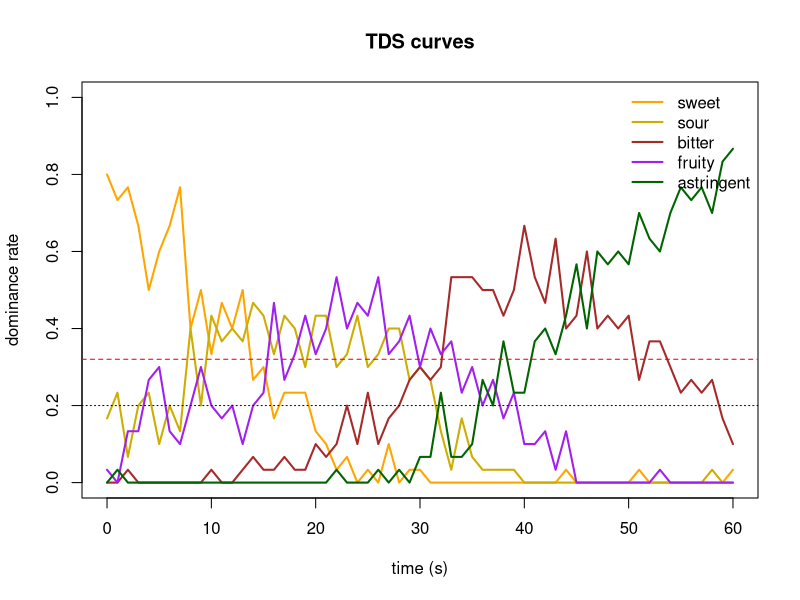
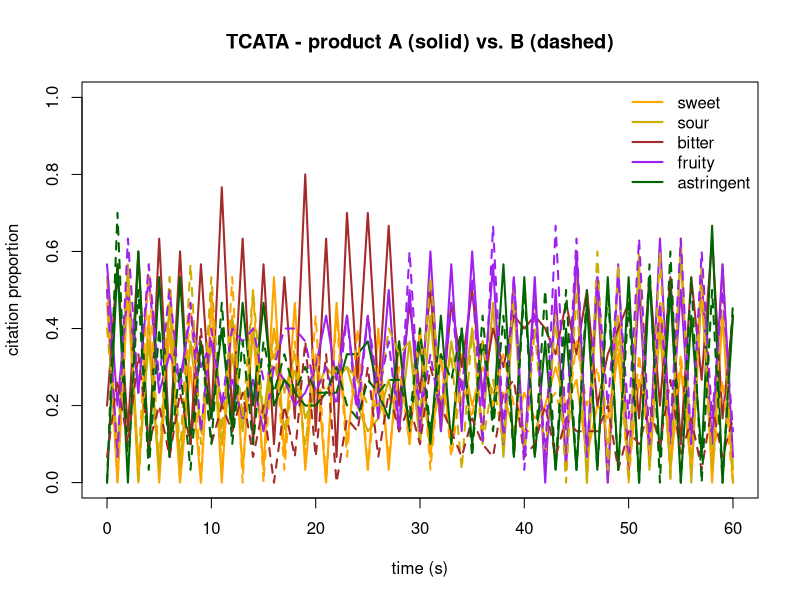

These charts were generated, in order, by the following R code:
# ============================================================
# Exercise 18: Temporal methods – TDS and TCATA
# Theory: https://senzorika.github.io/SaIT/theory_EN/exercise18.html
# ============================================================
# Data collection: apps Senzometricke_appky/TDS_app.R and TCATA_app.R

#---------------------------------------------------------------------------------------
# 1. TDS (Temporal Dominance of Sensations) - simulation of 30 assessors, 60 s, 5 attributes
#---------------------------------------------------------------------------------------
set.seed(18)
attributes <- c("sweet", "sour", "bitter", "fruity", "astringent")
time <- 0:60
n <- 30
# weight of each attribute over time (sweetness at the start, bitterness and astringency at the end)
weight <- cbind(
  sweet = dnorm(time, 8, 8), sour = dnorm(time, 18, 8), bitter = dnorm(time, 40, 12),
  fruity = dnorm(time, 22, 10), astringent = dnorm(time, 52, 10)
)
colnames(weight) <- attributes
tds <- t(sapply(1:n, function(h) apply(weight, 1, function(w) sample(attributes, 1, prob = w + 1e-4))))
dim(tds) # assessors x time points, each cell holds the dominant attribute

# dominance rate: share of assessors who marked the attribute as dominant
dominance <- sapply(attributes, function(a) colMeans(tds == a))

# chance level P0 = 1/k and significance limit (Pineau et al., 2009)
P0 <- 1 / length(attributes)
limit <- P0 + 1.645 * sqrt(P0 * (1 - P0) / n)

colours <- c("orange", "gold3", "brown", "purple", "darkgreen")
matplot(time, dominance,
  type = "l", lty = 1, lwd = 2, col = colours, ylim = c(0, 1),
  xlab = "time (s)", ylab = "dominance rate", main = "TDS curves"
)
abline(h = P0, lty = 3)
abline(h = limit, lty = 2, col = "red")
legend("topright", legend = attributes, col = colours, lwd = 2, bty = "n")

#---------------------------------------------------------------------------------------
# 2. TCATA (Temporal Check-All-That-Apply) - two products
#---------------------------------------------------------------------------------------
# every assessor may have several attributes ticked at the same time
sim_tcata <- function(shift) {
  sapply(attributes, function(a) {
    w <- weight[, a] / max(weight[, a])
    if (a == "bitter") w <- pmin(1, w * shift)
    colMeans(matrix(rbinom(n * length(time), 1, 0.8 * w), nrow = n))
  })
}
tcata_A <- sim_tcata(1)
tcata_B <- sim_tcata(0.4) # product B is less bitter

matplot(time, tcata_A,
  type = "l", lty = 1, lwd = 2, col = colours, ylim = c(0, 1),
  xlab = "time (s)", ylab = "citation proportion", main = "TCATA - product A (solid) vs. B (dashed)"
)
matlines(time, tcata_B, lty = 2, lwd = 2, col = colours)
legend("topright", legend = attributes, col = colours, lwd = 2, bty = "n")

# when do the products differ significantly in bitterness? (Fisher's test at every time point)
p_bitter <- sapply(seq_along(time), function(t) {
  x <- round(c(tcata_A[t, "bitter"], tcata_B[t, "bitter"]) * n)
  fisher.test(matrix(c(x, n - x), nrow = 2))$p.value
})
time[p_bitter < 0.05]


# TASK1:
# =========
# In which time interval is sweetness significantly dominant? When does bitterness take over?

# TASK2:
# =========
# Measure the TDS of your own product in the TDS_app.R app, load the exported data and plot the TDS curves.
